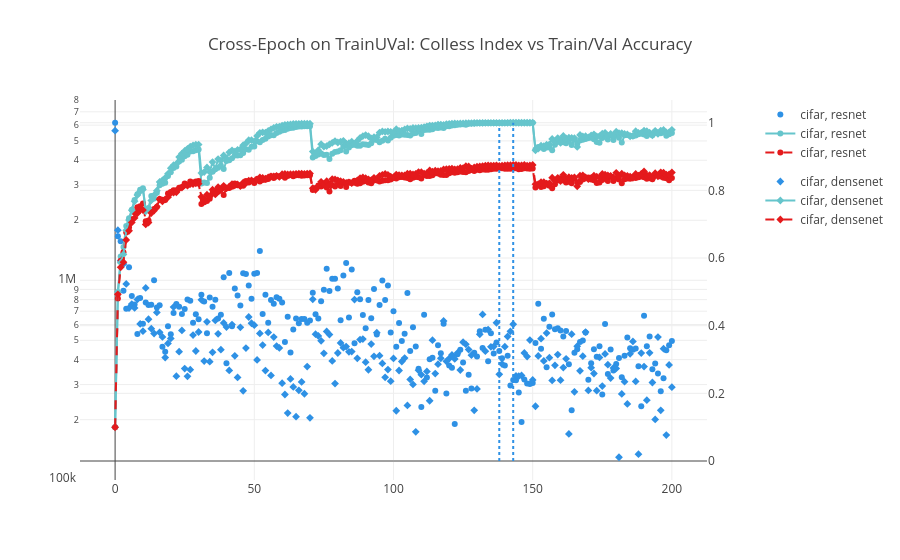

Write notebook code for a chart like this one.
### Code cell
# epoch_trainUval = pd.concat([epoch_data[(epoch_data['split'] == 'trainUval')], epoch_data_better[(epoch_data_better['split'] == 'trainUval')]])
epoch_trainUval = pd.concat([epoch_data[(epoch_data['split'] == 'trainUval')]])
epoch_trainUval = epoch_trainUval.sort_values(by='epoch')

fig = make_subplots(specs=[[{"secondary_y": True}]], )

colless_scatter_trainUval = px.scatter(epoch_trainUval, x='epoch', y='colless_index', color="dataset", color_discrete_sequence=color_seq, symbol="model")
train_acc_trainUval = px.line(epoch_trainUval, x='epoch', y='train_acc', color="dataset", color_discrete_sequence=color_seq_train, symbol="model")
val_acc_trainUval = px.line(epoch_trainUval, x='epoch', y='val_acc', color="dataset", color_discrete_sequence=color_seq_val, symbol="model", line_dash_sequence=['dash'])

for i in range(len(tuple(colless_scatter_trainUval.data))):
	# get dataset, model out of the trace
	dataset, model = str(colless_scatter_trainUval.data[i]['name']).split(", ")
    
	all_epochs = epoch_trainUval[(epoch_trainUval['dataset'] == dataset) & (epoch_trainUval['model'] == model)]
	# find the epoch where val acc is maximum
	best_epoch = all_epochs.sort_values(by='val_acc', ascending=False).iloc[0]['epoch']

	fig.add_trace(
		colless_scatter_trainUval.data[i],
		secondary_y=False,
	)

	fig.update_yaxes(type="log", secondary_y=False)

	fig.add_trace(
		train_acc_trainUval.data[i],
		secondary_y=True,
	)
 
	fig.add_trace(
		val_acc_trainUval.data[i],
		secondary_y=True,
	)
 
	# add a vertical line at best epoch
	fig.add_trace(go.Scatter(x=[best_epoch, best_epoch], y=[0, 1], mode="lines", line=dict(color=colless_scatter_trainUval.data[i]['marker']['color'], dash="dot"), legendgroup=colless_scatter_trainUval.data[i]['name'], showlegend=False), secondary_y=True)

# set title
fig.update_layout(
	title_text="Cross-Epoch on TrainUVal: Colless Index vs Train/Val Accuracy"
)
fig.show()

### Figure 1 — Plotly figure (JSON) as saved in the notebook; plotly's stock layout.template omitted (floating-point values rounded to 4 significant figures; data arrays with more than 128 entries replaced by an {"elided": "..."} marker saying what was removed)
{"data": [{"hovertemplate": "dataset=cifar<br>model=resnet<br>epoch=%{x}<br>colless_index=%{y}<extra></extra>", "legendgroup": "cifar, resnet", "marker": {"color": "#2E91E5", "symbol": "circle"}, "mode": "markers", "name": "cifar, resnet", "orientation": "v", "showlegend": true, "type": "scatter", "x": {"elided": "201 int values"}, "xaxis": "x", "y": {"elided": "201 float values"}, "yaxis": "y"}, {"hovertemplate": "dataset=cifar<br>model=resnet<br>epoch=%{x}<br>train_acc=%{y}<extra></extra>", "legendgroup": "cifar, resnet", "line": {"color": "rgb(102, 197, 204)", "dash": "solid"}, "marker": {"symbol": "circle"}, "mode": "lines+markers", "name": "cifar, resnet", "orientation": "v", "showlegend": true, "type": "scatter", "x": {"elided": "201 int values"}, "xaxis": "x", "y": {"elided": "201 float values"}, "yaxis": "y2"}, {"hovertemplate": "dataset=cifar<br>model=resnet<br>epoch=%{x}<br>val_acc=%{y}<extra></extra>", "legendgroup": "cifar, resnet", "line": {"color": "rgb(228,26,28)", "dash": "dash"}, "marker": {"symbol": "circle"}, "mode": "lines+markers", "name": "cifar, resnet", "orientation": "v", "showlegend": true, "type": "scatter", "x": {"elided": "201 int values"}, "xaxis": "x", "y": {"elided": "201 float values"}, "yaxis": "y2"}, {"legendgroup": "cifar, resnet", "line": {"color": "#2E91E5", "dash": "dot"}, "mode": "lines", "showlegend": false, "type": "scatter", "x": [138, 138], "xaxis": "x", "y": [0, 1], "yaxis": "y2"}, {"hovertemplate": "dataset=cifar<br>model=densenet<br>epoch=%{x}<br>colless_index=%{y}<extra></extra>", "legendgroup": "cifar, densenet", "marker": {"color": "#2E91E5", "symbol": "diamond"}, "mode": "markers", "name": "cifar, densenet", "orientation": "v", "showlegend": true, "type": "scatter", "x": {"elided": "201 int values"}, "xaxis": "x", "y": {"elided": "201 float values"}, "yaxis": "y"}, {"hovertemplate": "dataset=cifar<br>model=densenet<br>epoch=%{x}<br>train_acc=%{y}<extra></extra>", "legendgroup": "cifar, densenet", "line": {"color": "rgb(102, 197, 204)", "dash": "solid"}, "marker": {"symbol": "diamond"}, "mode": "lines+markers", "name": "cifar, densenet", "orientation": "v", "showlegend": true, "type": "scatter", "x": {"elided": "201 int values"}, "xaxis": "x", "y": {"elided": "201 float values"}, "yaxis": "y2"}, {"hovertemplate": "dataset=cifar<br>model=densenet<br>epoch=%{x}<br>val_acc=%{y}<extra></extra>", "legendgroup": "cifar, densenet", "line": {"color": "rgb(228,26,28)", "dash": "dash"}, "marker": {"symbol": "diamond"}, "mode": "lines+markers", "name": "cifar, densenet", "orientation": "v", "showlegend": true, "type": "scatter", "x": {"elided": "201 int values"}, "xaxis": "x", "y": {"elided": "201 float values"}, "yaxis": "y2"}, {"legendgroup": "cifar, densenet", "line": {"color": "#2E91E5", "dash": "dot"}, "mode": "lines", "showlegend": false, "type": "scatter", "x": [143, 143], "xaxis": "x", "y": [0, 1], "yaxis": "y2"}], "layout": {"title": {"text": "Cross-Epoch on TrainUVal: Colless Index vs Train/Val Accuracy"}, "xaxis": {"anchor": "y", "domain": [0, 0.94]}, "yaxis": {"anchor": "x", "domain": [0, 1], "type": "log"}, "yaxis2": {"anchor": "x", "overlaying": "y", "side": "right"}}}
